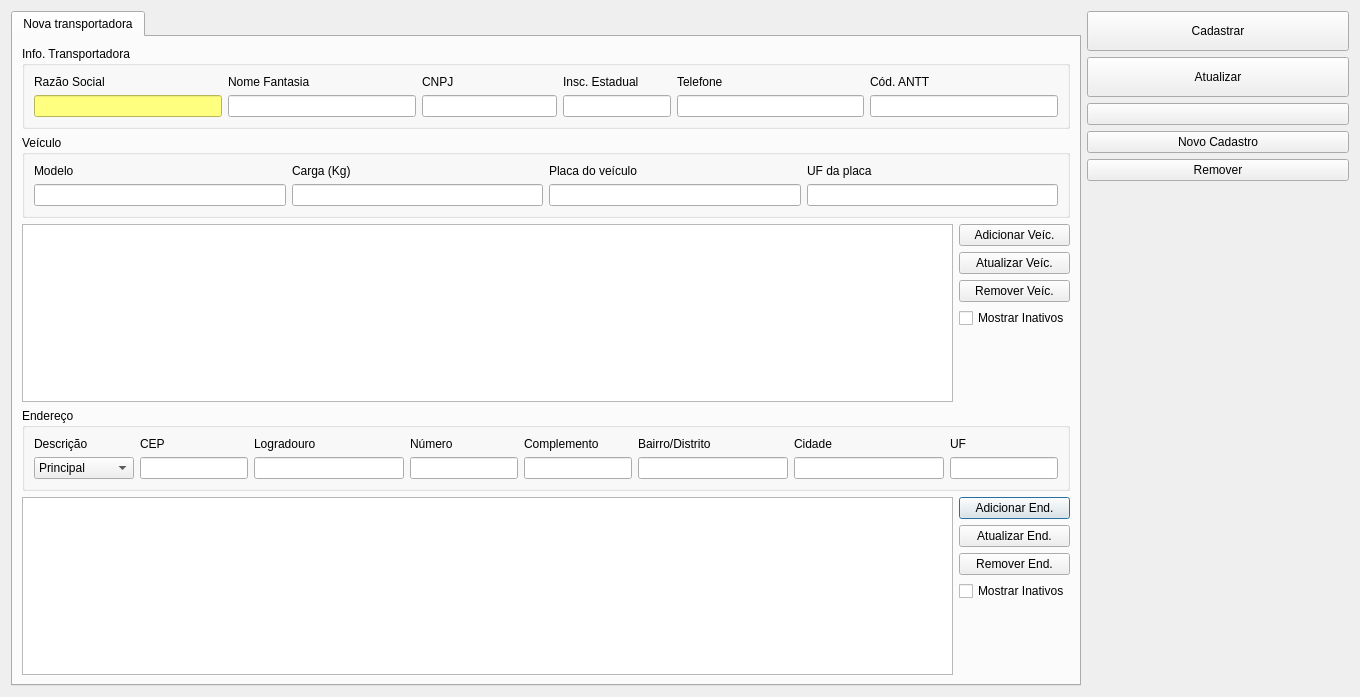
<?xml version="1.0" encoding="UTF-8"?>
<ui version="4.0">
 <class>CadastroTransportadora</class>
 <widget class="QDialog" name="CadastroTransportadora">
  <property name="windowModality">
   <enum>Qt::NonModal</enum>
  </property>
  <property name="geometry">
   <rect>
    <x>0</x>
    <y>0</y>
    <width>1360</width>
    <height>697</height>
   </rect>
  </property>
  <property name="windowTitle">
   <string>Cadastro de Transportadora</string>
  </property>
  <property name="locale">
   <locale language="Portuguese" country="Brazil"/>
  </property>
  <layout class="QGridLayout" name="gridLayout_4">
   <item row="0" column="0">
    <widget class="QTabWidget" name="tabWidget">
     <property name="sizePolicy">
      <sizepolicy hsizetype="Preferred" vsizetype="Preferred">
       <horstretch>0</horstretch>
       <verstretch>0</verstretch>
      </sizepolicy>
     </property>
     <property name="currentIndex">
      <number>0</number>
     </property>
     <widget class="QWidget" name="tab">
      <attribute name="title">
       <string>Nova transportadora</string>
      </attribute>
      <layout class="QGridLayout" name="gridLayout">
       <item row="1" column="0" colspan="2">
        <widget class="QGroupBox" name="groupBoxVeiculo">
         <property name="title">
          <string>Veículo</string>
         </property>
         <layout class="QGridLayout" name="gridLayout_5">
          <item row="0" column="1">
           <widget class="QLabel" name="labelCarga">
            <property name="text">
             <string>Carga (Kg)</string>
            </property>
           </widget>
          </item>
          <item row="1" column="1">
           <widget class="QLineEdit" name="lineEditCarga">
            <property name="minimumSize">
             <size>
              <width>100</width>
              <height>0</height>
             </size>
            </property>
            <property name="accessibleName">
             <string>Carga (Kg)</string>
            </property>
           </widget>
          </item>
          <item row="1" column="0">
           <widget class="QLineEdit" name="lineEditModelo">
            <property name="minimumSize">
             <size>
              <width>100</width>
              <height>0</height>
             </size>
            </property>
            <property name="accessibleName">
             <string>Modelo</string>
            </property>
           </widget>
          </item>
          <item row="1" column="2">
           <widget class="QLineEdit" name="lineEditPlaca">
            <property name="minimumSize">
             <size>
              <width>35</width>
              <height>0</height>
             </size>
            </property>
            <property name="maximumSize">
             <size>
              <width>16777215</width>
              <height>16777215</height>
             </size>
            </property>
            <property name="accessibleName">
             <string>Placa do veículo</string>
            </property>
           </widget>
          </item>
          <item row="0" column="2">
           <widget class="QLabel" name="labelUF_2">
            <property name="text">
             <string>Placa do veículo</string>
            </property>
           </widget>
          </item>
          <item row="0" column="0">
           <widget class="QLabel" name="labelCarga_2">
            <property name="text">
             <string>Modelo</string>
            </property>
           </widget>
          </item>
          <item row="1" column="3">
           <widget class="QLineEdit" name="lineEditUfPlaca">
            <property name="minimumSize">
             <size>
              <width>35</width>
              <height>0</height>
             </size>
            </property>
            <property name="maximumSize">
             <size>
              <width>16777215</width>
              <height>16777215</height>
             </size>
            </property>
            <property name="accessibleName">
             <string>UF da placa</string>
            </property>
           </widget>
          </item>
          <item row="0" column="3">
           <widget class="QLabel" name="labelUF_3">
            <property name="text">
             <string>UF da placa</string>
            </property>
           </widget>
          </item>
         </layout>
        </widget>
       </item>
       <item row="3" column="0" colspan="2">
        <widget class="QGroupBox" name="groupBoxEndereco">
         <property name="title">
          <string>Endereço</string>
         </property>
         <layout class="QGridLayout" name="gridLayout_2">
          <item row="0" column="0">
           <widget class="QLabel" name="labelDescricao">
            <property name="text">
             <string>Descrição</string>
            </property>
           </widget>
          </item>
          <item row="0" column="1">
           <widget class="QLabel" name="labelCEP">
            <property name="text">
             <string>CEP</string>
            </property>
           </widget>
          </item>
          <item row="0" column="2">
           <widget class="QLabel" name="labelEndereco">
            <property name="text">
             <string>Logradouro</string>
            </property>
           </widget>
          </item>
          <item row="0" column="3">
           <widget class="QLabel" name="labelNro">
            <property name="text">
             <string>Número</string>
            </property>
           </widget>
          </item>
          <item row="0" column="4">
           <widget class="QLabel" name="labelComp">
            <property name="text">
             <string>Complemento</string>
            </property>
           </widget>
          </item>
          <item row="0" column="5">
           <widget class="QLabel" name="labelBairro">
            <property name="text">
             <string>Bairro/Distrito</string>
            </property>
           </widget>
          </item>
          <item row="0" column="6">
           <widget class="QLabel" name="labelCidade">
            <property name="text">
             <string>Cidade</string>
            </property>
           </widget>
          </item>
          <item row="0" column="7">
           <widget class="QLabel" name="labelUF">
            <property name="text">
             <string>UF</string>
            </property>
           </widget>
          </item>
          <item row="1" column="0">
           <widget class="QComboBox" name="comboBoxTipoEnd">
            <property name="minimumSize">
             <size>
              <width>100</width>
              <height>0</height>
             </size>
            </property>
            <item>
             <property name="text">
              <string>Principal</string>
             </property>
            </item>
            <item>
             <property name="text">
              <string>Faturamento</string>
             </property>
            </item>
            <item>
             <property name="text">
              <string>Entrega</string>
             </property>
            </item>
           </widget>
          </item>
          <item row="1" column="1">
           <widget class="LineEditCEP" name="lineEditCEP">
            <property name="sizePolicy">
             <sizepolicy hsizetype="Minimum" vsizetype="Fixed">
              <horstretch>0</horstretch>
              <verstretch>0</verstretch>
             </sizepolicy>
            </property>
            <property name="minimumSize">
             <size>
              <width>75</width>
              <height>0</height>
             </size>
            </property>
            <property name="maximumSize">
             <size>
              <width>16777215</width>
              <height>16777215</height>
             </size>
            </property>
            <property name="toolTip">
             <string>&lt;html&gt;&lt;head/&gt;&lt;body&gt;&lt;p&gt;O sistema preenche o endereço automaticamente a partir do CEP&lt;/p&gt;&lt;/body&gt;&lt;/html&gt;</string>
            </property>
            <property name="accessibleName">
             <string>CEP</string>
            </property>
           </widget>
          </item>
          <item row="1" column="2">
           <widget class="QLineEdit" name="lineEditLogradouro">
            <property name="minimumSize">
             <size>
              <width>150</width>
              <height>0</height>
             </size>
            </property>
            <property name="accessibleName">
             <string>Logradouro</string>
            </property>
           </widget>
          </item>
          <item row="1" column="3">
           <widget class="QLineEdit" name="lineEditNumero">
            <property name="minimumSize">
             <size>
              <width>50</width>
              <height>0</height>
             </size>
            </property>
            <property name="maximumSize">
             <size>
              <width>16777215</width>
              <height>16777215</height>
             </size>
            </property>
            <property name="accessibleName">
             <string>Número</string>
            </property>
           </widget>
          </item>
          <item row="1" column="4">
           <widget class="QLineEdit" name="lineEditComplemento">
            <property name="minimumSize">
             <size>
              <width>75</width>
              <height>0</height>
             </size>
            </property>
            <property name="maximumSize">
             <size>
              <width>16777215</width>
              <height>16777215</height>
             </size>
            </property>
            <property name="accessibleName">
             <string>Complemento</string>
            </property>
            <property name="styleSheet">
             <string notr="true"/>
            </property>
           </widget>
          </item>
          <item row="1" column="5">
           <widget class="QLineEdit" name="lineEditBairro">
            <property name="minimumSize">
             <size>
              <width>150</width>
              <height>0</height>
             </size>
            </property>
            <property name="accessibleName">
             <string>Bairro/Distrito</string>
            </property>
           </widget>
          </item>
          <item row="1" column="6">
           <widget class="QLineEdit" name="lineEditCidade">
            <property name="minimumSize">
             <size>
              <width>150</width>
              <height>0</height>
             </size>
            </property>
            <property name="accessibleName">
             <string>Cidade</string>
            </property>
           </widget>
          </item>
          <item row="1" column="7">
           <widget class="QLineEdit" name="lineEditUF">
            <property name="minimumSize">
             <size>
              <width>35</width>
              <height>0</height>
             </size>
            </property>
            <property name="maximumSize">
             <size>
              <width>16777215</width>
              <height>16777215</height>
             </size>
            </property>
            <property name="accessibleName">
             <string>UF</string>
            </property>
           </widget>
          </item>
         </layout>
        </widget>
       </item>
       <item row="0" column="0" colspan="2">
        <widget class="QGroupBox" name="groupBox_7">
         <property name="title">
          <string>Info. Transportadora</string>
         </property>
         <layout class="QGridLayout" name="gridLayout_3">
          <item row="0" column="3">
           <widget class="QLabel" name="label_53">
            <property name="text">
             <string>Insc. Estadual</string>
            </property>
           </widget>
          </item>
          <item row="0" column="2">
           <widget class="QLabel" name="label_39">
            <property name="text">
             <string>CNPJ</string>
            </property>
           </widget>
          </item>
          <item row="0" column="1">
           <widget class="QLabel" name="label_54">
            <property name="text">
             <string>Nome Fantasia</string>
            </property>
           </widget>
          </item>
          <item row="0" column="0">
           <widget class="QLabel" name="label_38">
            <property name="text">
             <string>Razão Social</string>
            </property>
           </widget>
          </item>
          <item row="1" column="1">
           <widget class="QLineEdit" name="lineEditNomeFantasia">
            <property name="minimumSize">
             <size>
              <width>120</width>
              <height>0</height>
             </size>
            </property>
            <property name="accessibleName">
             <string>Nome Fantasia</string>
            </property>
           </widget>
          </item>
          <item row="0" column="5">
           <widget class="QLabel" name="label_57">
            <property name="text">
             <string>Telefone</string>
            </property>
           </widget>
          </item>
          <item row="0" column="8">
           <widget class="QLabel" name="label_55">
            <property name="text">
             <string>Cód. ANTT</string>
            </property>
           </widget>
          </item>
          <item row="1" column="0">
           <widget class="QLineEdit" name="lineEditRazaoSocial">
            <property name="minimumSize">
             <size>
              <width>120</width>
              <height>0</height>
             </size>
            </property>
            <property name="accessibleName">
             <string>Razão Social</string>
            </property>
            <property name="styleSheet">
             <string notr="true">background-color: rgb(255, 255, 127);
color: rgb(0, 0, 0);</string>
            </property>
           </widget>
          </item>
          <item row="1" column="2">
           <widget class="QLineEdit" name="lineEditCNPJ">
            <property name="minimumSize">
             <size>
              <width>100</width>
              <height>0</height>
             </size>
            </property>
            <property name="maximumSize">
             <size>
              <width>135</width>
              <height>16777215</height>
             </size>
            </property>
            <property name="accessibleName">
             <string>CNPJ</string>
            </property>
           </widget>
          </item>
          <item row="1" column="3" colspan="2">
           <widget class="QLineEdit" name="lineEditInscEstadual">
            <property name="minimumSize">
             <size>
              <width>100</width>
              <height>0</height>
             </size>
            </property>
            <property name="maximumSize">
             <size>
              <width>135</width>
              <height>16777215</height>
             </size>
            </property>
            <property name="accessibleName">
             <string>Insc. Estadual</string>
            </property>
           </widget>
          </item>
          <item row="1" column="8">
           <widget class="QLineEdit" name="lineEditANTT">
            <property name="minimumSize">
             <size>
              <width>120</width>
              <height>0</height>
             </size>
            </property>
            <property name="accessibleName">
             <string>Código ANTT</string>
            </property>
           </widget>
          </item>
          <item row="1" column="5">
           <widget class="LineEditTel" name="lineEditTel">
            <property name="minimumSize">
             <size>
              <width>100</width>
              <height>0</height>
             </size>
            </property>
            <property name="accessibleName">
             <string>Telefone</string>
            </property>
           </widget>
          </item>
         </layout>
        </widget>
       </item>
       <item row="4" column="0">
        <widget class="TableView" name="tableEndereco">
         <property name="mouseTracking">
          <bool>true</bool>
         </property>
         <property name="sizeAdjustPolicy">
          <enum>QAbstractScrollArea::AdjustToContents</enum>
         </property>
         <property name="editTriggers">
          <set>QAbstractItemView::NoEditTriggers</set>
         </property>
         <property name="tabKeyNavigation">
          <bool>false</bool>
         </property>
         <property name="alternatingRowColors">
          <bool>true</bool>
         </property>
         <property name="selectionMode">
          <enum>QAbstractItemView::SingleSelection</enum>
         </property>
         <property name="selectionBehavior">
          <enum>QAbstractItemView::SelectRows</enum>
         </property>
         <attribute name="horizontalHeaderStretchLastSection">
          <bool>false</bool>
         </attribute>
        </widget>
       </item>
       <item row="4" column="1">
        <layout class="QVBoxLayout" name="verticalLayout">
         <item>
          <widget class="QPushButton" name="pushButtonAdicionarEnd">
           <property name="text">
            <string>Adicionar End.</string>
           </property>
          </widget>
         </item>
         <item>
          <widget class="QPushButton" name="pushButtonAtualizarEnd">
           <property name="text">
            <string>Atualizar End.</string>
           </property>
          </widget>
         </item>
         <item>
          <widget class="QPushButton" name="pushButtonRemoverEnd">
           <property name="text">
            <string>Remover End.</string>
           </property>
          </widget>
         </item>
         <item>
          <widget class="QCheckBox" name="checkBoxMostrarInativos">
           <property name="text">
            <string>Mostrar Inativos</string>
           </property>
           <property name="checkable">
            <bool>true</bool>
           </property>
          </widget>
         </item>
         <item>
          <spacer name="verticalSpacer_3">
           <property name="orientation">
            <enum>Qt::Vertical</enum>
           </property>
           <property name="sizeHint" stdset="0">
            <size>
             <width>20</width>
             <height>40</height>
            </size>
           </property>
          </spacer>
         </item>
        </layout>
       </item>
       <item row="2" column="1">
        <layout class="QVBoxLayout" name="verticalLayout_4">
         <item>
          <widget class="QPushButton" name="pushButtonAdicionarVeiculo">
           <property name="text">
            <string>Adicionar Veíc.</string>
           </property>
          </widget>
         </item>
         <item>
          <widget class="QPushButton" name="pushButtonAtualizarVeiculo">
           <property name="text">
            <string>Atualizar Veíc.</string>
           </property>
          </widget>
         </item>
         <item>
          <widget class="QPushButton" name="pushButtonRemoverVeiculo">
           <property name="text">
            <string>Remover Veíc.</string>
           </property>
          </widget>
         </item>
         <item>
          <widget class="QCheckBox" name="checkBoxMostrarInativosVeiculo">
           <property name="text">
            <string>Mostrar Inativos</string>
           </property>
           <property name="checkable">
            <bool>true</bool>
           </property>
          </widget>
         </item>
         <item>
          <spacer name="verticalSpacer_5">
           <property name="orientation">
            <enum>Qt::Vertical</enum>
           </property>
           <property name="sizeHint" stdset="0">
            <size>
             <width>20</width>
             <height>40</height>
            </size>
           </property>
          </spacer>
         </item>
        </layout>
       </item>
       <item row="2" column="0">
        <widget class="TableView" name="tableVeiculo">
         <property name="mouseTracking">
          <bool>true</bool>
         </property>
         <property name="sizeAdjustPolicy">
          <enum>QAbstractScrollArea::AdjustToContents</enum>
         </property>
         <property name="editTriggers">
          <set>QAbstractItemView::NoEditTriggers</set>
         </property>
         <property name="tabKeyNavigation">
          <bool>false</bool>
         </property>
         <property name="alternatingRowColors">
          <bool>true</bool>
         </property>
         <property name="selectionMode">
          <enum>QAbstractItemView::SingleSelection</enum>
         </property>
         <property name="selectionBehavior">
          <enum>QAbstractItemView::SelectRows</enum>
         </property>
         <attribute name="horizontalHeaderStretchLastSection">
          <bool>false</bool>
         </attribute>
        </widget>
       </item>
      </layout>
     </widget>
    </widget>
   </item>
   <item row="0" column="1">
    <layout class="QVBoxLayout" name="verticalLayout_3">
     <item>
      <widget class="QPushButton" name="pushButtonCadastrar">
       <property name="minimumSize">
        <size>
         <width>0</width>
         <height>40</height>
        </size>
       </property>
       <property name="text">
        <string>Cadastrar</string>
       </property>
      </widget>
     </item>
     <item>
      <widget class="QPushButton" name="pushButtonAtualizar">
       <property name="minimumSize">
        <size>
         <width>0</width>
         <height>40</height>
        </size>
       </property>
       <property name="text">
        <string>Atualizar</string>
       </property>
      </widget>
     </item>
     <item>
      <widget class="QPushButton" name="pushButtonBuscar">
       <property name="text">
        <string/>
       </property>
       <property name="icon">
        <iconset resource="../qrs/resources.qrc">
         <normaloff>:/search.png</normaloff>:/search.png</iconset>
       </property>
      </widget>
     </item>
     <item>
      <widget class="QPushButton" name="pushButtonNovoCad">
       <property name="text">
        <string>Novo Cadastro</string>
       </property>
       <property name="autoDefault">
        <bool>false</bool>
       </property>
      </widget>
     </item>
     <item>
      <widget class="QPushButton" name="pushButtonRemover">
       <property name="text">
        <string>Remover</string>
       </property>
      </widget>
     </item>
     <item>
      <spacer name="verticalSpacer">
       <property name="orientation">
        <enum>Qt::Vertical</enum>
       </property>
       <property name="sizeHint" stdset="0">
        <size>
         <width>20</width>
         <height>40</height>
        </size>
       </property>
      </spacer>
     </item>
    </layout>
   </item>
  </layout>
 </widget>
 <customwidgets>
  <customwidget>
   <class>TableView</class>
   <extends>QTableView</extends>
   <header>src/tableview.h</header>
  </customwidget>
  <customwidget>
   <class>LineEditCEP</class>
   <extends>QLineEdit</extends>
   <header>src/lineeditcep.h</header>
  </customwidget>
  <customwidget>
   <class>LineEditTel</class>
   <extends>QLineEdit</extends>
   <header>src/lineedittel.h</header>
  </customwidget>
 </customwidgets>
 <tabstops>
  <tabstop>tabWidget</tabstop>
  <tabstop>lineEditRazaoSocial</tabstop>
  <tabstop>lineEditNomeFantasia</tabstop>
  <tabstop>lineEditCNPJ</tabstop>
  <tabstop>lineEditInscEstadual</tabstop>
  <tabstop>lineEditTel</tabstop>
  <tabstop>lineEditANTT</tabstop>
  <tabstop>lineEditModelo</tabstop>
  <tabstop>lineEditCarga</tabstop>
  <tabstop>lineEditPlaca</tabstop>
  <tabstop>lineEditUfPlaca</tabstop>
  <tabstop>tableVeiculo</tabstop>
  <tabstop>pushButtonAdicionarVeiculo</tabstop>
  <tabstop>pushButtonAtualizarVeiculo</tabstop>
  <tabstop>pushButtonRemoverVeiculo</tabstop>
  <tabstop>checkBoxMostrarInativosVeiculo</tabstop>
  <tabstop>comboBoxTipoEnd</tabstop>
  <tabstop>lineEditCEP</tabstop>
  <tabstop>lineEditLogradouro</tabstop>
  <tabstop>lineEditNumero</tabstop>
  <tabstop>lineEditComplemento</tabstop>
  <tabstop>lineEditBairro</tabstop>
  <tabstop>lineEditCidade</tabstop>
  <tabstop>lineEditUF</tabstop>
  <tabstop>tableEndereco</tabstop>
  <tabstop>pushButtonAdicionarEnd</tabstop>
  <tabstop>pushButtonAtualizarEnd</tabstop>
  <tabstop>pushButtonRemoverEnd</tabstop>
  <tabstop>checkBoxMostrarInativos</tabstop>
  <tabstop>pushButtonCadastrar</tabstop>
  <tabstop>pushButtonAtualizar</tabstop>
  <tabstop>pushButtonBuscar</tabstop>
  <tabstop>pushButtonNovoCad</tabstop>
  <tabstop>pushButtonRemover</tabstop>
 </tabstops>
 <resources>
  <include location="../qrs/resources.qrc"/>
 </resources>
 <connections/>
</ui>
